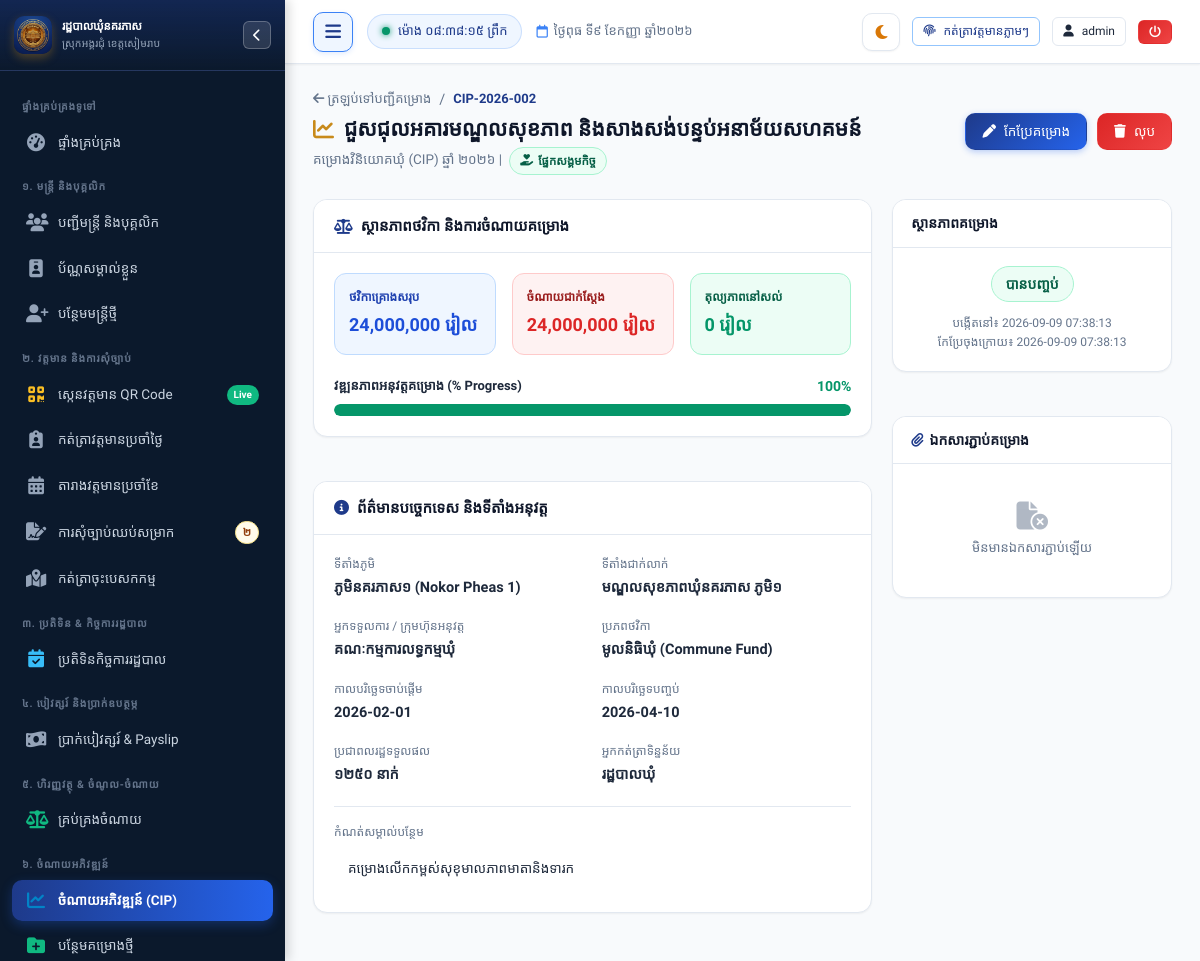
The page /development/2 (signed in) on the database its author committed.
### tables this page shows
CREATE TABLE development_projects (
        id INTEGER PRIMARY KEY AUTOINCREMENT,
        project_code TEXT UNIQUE NOT NULL,
        project_year INTEGER NOT NULL,
        sector TEXT NOT NULL, -- 'economic', 'social', 'natural_resources', 'admin_security'
        project_name TEXT NOT NULL,
        village_id INTEGER,
        target_location TEXT,
        planned_budget REAL DEFAULT 0,
        actual_expense REAL DEFAULT 0,
        funding_source TEXT DEFAULT 'commune_fund', -- 'commune_fund', 'community', 'partner_ngo', 'national_budget', 'other'
        contractor_agency TEXT,
        progress_percent INTEGER DEFAULT 0,
        status TEXT DEFAULT 'in_progress', -- 'planning', 'bidding', 'in_progress', 'completed', 'delayed'
        start_date TEXT,
        end_date TEXT,
        beneficiaries_count INTEGER DEFAULT 0,
        attachment TEXT,
        notes TEXT,
        created_by INTEGER,
        created_at TIMESTAMP DEFAULT CURRENT_TIMESTAMP,
        updated_at TIMESTAMP DEFAULT CURRENT_TIMESTAMP,
        FOREIGN KEY (village_id) REFERENCES villages (id) ON DELETE SET NULL,
        FOREIGN KEY (created_by) REFERENCES users (id) ON DELETE SET NULL
    );

CREATE TABLE villages (
        id INTEGER PRIMARY KEY AUTOINCREMENT,
        village_name_kh TEXT UNIQUE NOT NULL,
        village_name_en TEXT NOT NULL,
        total_population INTEGER DEFAULT 0,
        total_families INTEGER DEFAULT 0
    , female_population INTEGER DEFAULT 0);

### app.py (the view)
@app.route('/development/<int:project_id>')
@login_required
def development_detail(project_id):
    conn = get_db()
    cursor = conn.cursor()
    cursor.execute("""
        SELECT p.*, v.village_name_kh, v.village_name_en, u.full_name as creator_name
        FROM development_projects p
        LEFT JOIN villages v ON p.village_id = v.id
        LEFT JOIN users u ON p.created_by = u.id
        WHERE p.id = ?
    """, (project_id,))
    project = cursor.fetchone()
    if not project:
        flash("រកមិនឃើញគម្រោងអភិវឌ្ឍន៍ដែលលោកអ្នកស្នើសុំឡើយ!", "danger")
        return redirect(url_for("development_list"))
    return render_template("development/detail.html", project=project)

### app.py (called while the page is built, shortened)
@app.teardown_appcontext
def teardown_db(exception=None):
    close_db_connection(exception)

@app.after_request
def add_cache_headers(response):
    if request.path.startswith('/static/css') or request.path.startswith('/static/js'):
        response.headers['Cache-Control'] = 'no-cache, must-revalidate'
    elif request.path.startswith('/static') or request.path == '/favicon.ico':
        response.headers['Cache-Control'] = 'public, max-age=86400'
    return response

@app.before_request
def ensure_database_ready():
    if request.path.startswith('/static') or request.path == '/favicon.ico':
        return

@app.template_filter("kh_num")
def kh_num_filter(val):
    return to_khmer_num(val)

@app.template_filter("currency")
def currency_filter(val, curr="រៀល"):
    return format_currency(val, curr)

### database.py (called while the page is built, shortened)
def _raw_create_connection():
    conn = sqlite3.connect(DB_PATH)
    conn.row_factory = sqlite3.Row
    conn.execute("PRAGMA foreign_keys = ON")
    conn.execute("PRAGMA journal_mode = WAL")
    conn.execute("PRAGMA synchronous = NORMAL")
    conn.execute("PRAGMA cache_size = -64000")
    return SqliteConnectionWrapper(conn)

def get_db():
    global _DB_SCHEMA_INITIALIZED
    conn = None
    try:
        from flask import g, has_request_context
        if has_request_context():
            if not hasattr(g, 'db') or g.db is None:
                g.db = _raw_create_connection()
            conn = g.db
    except ImportError:
        pass
    if conn is None:
        conn = _raw_create_connection()
    if not _DB_SCHEMA_INITIALIZED:
        _DB_SCHEMA_INITIALIZED = True
        try:
            init_db(conn)
        except Exception as e:
            print(f"[Auto Schema Init Notice] {e}")
    return conn

def close_db_connection(e=None):
    try:
        from flask import g, has_request_context
        if has_request_context():
            db = getattr(g, 'db', None)
            if db is not None:
                g.db = None
                db._real_close()
    except ImportError:
        pass

    def cursor(self):
        return self._conn.cursor()

### utils/helpers.py (called while the page is built)
def format_currency(amount, currency="រៀល"):
    if amount is None:
        return "0 " + currency
    try:
        val = int(round(float(amount)))
        formatted = f"{val:,}"
        return f"{formatted} {currency}"
    except Exception:
        return f"{amount} {currency}"

### templates/development/detail.html (shortened to what this page needs)
{% extends "base.html" %}
{% block content %}
{% set sec = DEVELOPMENT_SECTORS.get(project.sector, {}) %}
{% set st = DEVELOPMENT_STATUSES.get(project.status, {}) %}
{% set fs = DEVELOPMENT_FUNDING_SOURCES.get(project.funding_source, {}) %}
<div class="page-header">
  <div class="page-header-title">
    <div style="display: flex; align-items: center; gap: 8px; margin-bottom: 4px;">
      <a href="{{ url_for('development_list', year=project.project_year, sector=project.sector) }}"
        style="text-decoration: none; color: var(--text-muted); font-size: 13px;">
        <i class="fa-solid fa-arrow-left"></i> ត្រឡប់ទៅបញ្ជីគម្រោង
      </a>
      <span style="color: var(--text-muted);">/</span>
      <span style="color: var(--primary); font-weight: 700; font-size: 13px;">{{ project.project_code }}</span>
    </div>
    <h1>
      <i class="fa-solid fa-chart-line text-gold"></i>
      <span>{{ project.project_name }}</span>
    </h1>
    <p>
      គម្រោងវិនិយោគឃុំ (CIP) ឆ្នាំ {{ project.project_year | kh_num }} |
      <span class="badge {{ sec.badge_class }}" style="margin-left: 4px;">
        <i class="{{ sec.icon }}"></i> {{ sec.title_kh }}
      </span>
    </p>
  </div>
  <div class="page-actions">
    {% if session.role in ['admin', 'clerk'] %}
    <a href="{{ url_for('development_edit', project_id=project.id) }}" class="btn btn-primary">
      <i class="fa-solid fa-pen"></i>
      <span>កែប្រែគម្រោង</span>
    </a>
    <form method="POST" action="{{ url_for('development_delete', project_id=project.id) }}" style="display: inline;"
      onsubmit="return confirm('តើលោកអ្នកពិតជាចង់លុបគម្រោង «{{ project.project_name|e }}» នេះមែនទេ?');">
      <button type="submit" class="btn btn-danger">
        <i class="fa-solid fa-trash"></i>
        <span>លុប</span>
      </button>
    </form>
    {% endif %}
  </div>
</div>
<div style="display: grid; grid-template-columns: 2fr 1fr; gap: 20px;">
  <div style="display: flex; flex-direction: column; gap: 20px;">
    <div class="card" style="border-radius: 14px; overflow: hidden; border: 1px solid var(--border-color); box-shadow: var(--shadow-sm);">
      <div class="card-header" style="background: var(--bg-card); border-bottom: 1px solid var(--border-color); padding: 16px 20px;">
        <h3 style="font-size: 15px; margin: 0; display: flex; align-items: center; gap: 8px;">
          <i class="fa-solid fa-scale-balanced" style="color: var(--primary);"></i>
          <span>ស្ថានភាពថវិកា និងការចំណាយគម្រោង</span>
        </h3>
      </div>
      <div class="card-body" style="padding: 20px;">
        <div style="display: grid; grid-template-columns: repeat(3, 1fr); gap: 16px; margin-bottom: 20px;">
          <div style="padding: 14px; background: #eff6ff; border-radius: 12px; border: 1px solid #bfdbfe;">
            <div style="font-size: 12px; font-weight: 600; color: #1e40af; margin-bottom: 4px;">ថវិកាគ្រោងសរុប</div>
            <div style="font-size: 18px; font-weight: 700; color: #1d4ed8;">
              {{ project.planned_budget | currency }}
            </div>
          </div>
          <div style="padding: 14px; background: #fef2f2; border-radius: 12px; border: 1px solid #fecaca;">
            <div style="font-size: 12px; font-weight: 600; color: #991b1b; margin-bottom: 4px;">ចំណាយជាក់ស្តែង</div>
            <div style="font-size: 18px; font-weight: 700; color: #dc2626;">
              {{ project.actual_expense | currency }}
            </div>
          </div>
          {% set remaining = (project.planned_budget or 0) - (project.actual_expense or 0) %}
          <div style="padding: 14px; background: {% if remaining >= 0 %}#ecfdf5{% else %}#fff7ed{% endif %}; border-radius: 12px; border: 1px solid {% if remaining >= 0 %}#a7f3d0{% else %}#fed7aa{% endif %};">
            <div style="font-size: 12px; font-weight: 600; color: {% if remaining >= 0 %}#065f46{% else %}#9a3412{% endif %}; margin-bottom: 4px;">
              តុល្យភាពនៅសល់
            </div>
            <div style="font-size: 18px; font-weight: 700; color: {% if remaining >= 0 %}#059669{% else %}#ea580c{% endif %};">
              {{ remaining | currency }}
            </div>
          </div>
        </div>
        <div style="margin-top: 10px;">
          <div style="display: flex; justify-content: space-between; align-items: center; margin-bottom: 6px;">
            <span style="font-weight: 600; font-size: 13px;">វឌ្ឍនភាពអនុវត្តគម្រោង (% Progress)</span>
            <span style="font-weight: 700; color: {% if (project.progress_percent or 0) >= 100 %}#059669{% else %}var(--primary){% endif %}; font-size: 14px;">
              {{ project.progress_percent or 0 | kh_num }}%
            </span>
          </div>
          <div style="width: 100%; height: 12px; background: rgba(148, 163, 184, 0.2); border-radius: 8px; overflow: hidden;">
            <div style="width: {{ project.progress_percent or 0 }}%; height: 100%; background: {% if (project.progress_percent or 0) >= 100 %}#059669{% elif (project.progress_percent or 0) >= 50 %}#0284c7{% else %}#f59e0b{% endif %}; border-radius: 8px;"></div>
          </div>
        </div>
      </div>
    </div>
    <div class="card" style="border-radius: 14px; overflow: hidden; border: 1px solid var(--border-color); box-shadow: var(--shadow-sm);">
      <div class="card-header" style="background: var(--bg-card); border-bottom: 1px solid var(--border-color); padding: 16px 20px;">
        <h3 style="font-size: 15px; margin: 0; display: flex; align-items: center; gap: 8px;">
          <i class="fa-solid fa-circle-info" style="color: var(--primary);"></i>
          <span>ព័ត៌មានបច្ចេកទេស និងទីតាំងអនុវត្ត</span>
        </h3>
      </div>
      <div class="card-body" style="padding: 20px;">
        <div style="display: grid; grid-template-columns: 1fr 1fr; gap: 18px;">
          <div>
            <div style="font-size: 12px; color: var(--text-muted); margin-bottom: 2px;">ទីតាំងភូមិ</div>
            <div style="font-weight: 600; font-size: 14.5px;">
              {% if project.village_name_kh %}
              ភូមិ{{ project.village_name_kh }} ({{ project.village_name_en }})
              {% else %}
              -
              {% endif %}
            </div>
          </div>
          <div>
            <div style="font-size: 12px; color: var(--text-muted); margin-bottom: 2px;">ទីតាំងជាក់លាក់</div>
            <div style="font-weight: 600; font-size: 14.5px;">
              {{ project.target_location or '-' }}
            </div>
          </div>
          <div>
            <div style="font-size: 12px; color: var(--text-muted); margin-bottom: 2px;">អ្នកទទួលការ / ក្រុមហ៊ុនអនុវត្ត</div>
            <div style="font-weight: 600; font-size: 14.5px;">
              {{ project.contractor_agency or '-' }}
            </div>
          </div>
          <div>
            <div style="font-size: 12px; color: var(--text-muted); margin-bottom: 2px;">ប្រភពថវិកា</div>
            <div style="font-weight: 600; font-size: 14.5px;">
              {{ fs.title_kh or project.funding_source }}
            </div>
          </div>
          <div>
            <div style="font-size: 12px; color: var(--text-muted); margin-bottom: 2px;">កាលបរិច្ឆេទចាប់ផ្តើម</div>
            <div style="font-weight: 600; font-size: 14.5px;">
              {{ project.start_date or '-' }}
            </div>
          </div>
          <div>
            <div style="font-size: 12px; color: var(--text-muted); margin-bottom: 2px;">កាលបរិច្ឆេទបញ្ចប់</div>
            <div style="font-weight: 600; font-size: 14.5px;">
              {{ project.end_date or '-' }}
            </div>
          </div>
          <div>
            <div style="font-size: 12px; color: var(--text-muted); margin-bottom: 2px;">ប្រជាពលរដ្ឋទទួលផល</div>
            <div style="font-weight: 600; font-size: 14.5px;">
              {% if project.beneficiaries_count %}
              {{ project.beneficiaries_count | kh_num }} នាក់
              {% else %}
              -
              {% endif %}
            </div>
          </div>
          <div>
            <div style="font-size: 12px; color: var(--text-muted); margin-bottom: 2px;">អ្នកកត់ត្រាទិន្នន័យ</div>
            <div style="font-weight: 600; font-size: 14.5px;">
              {{ project.creator_name or 'រដ្ឋបាលឃុំ' }}
            </div>
          </div>
        </div>
        {% if project.notes %}
        <div style="margin-top: 20px; padding-top: 16px; border-top: 1px solid var(--border-color);">
          <div style="font-size: 12px; color: var(--text-muted); margin-bottom: 4px;">កំណត់សម្គាល់បន្ថែម</div>
          <div style="font-size: 13.5px; line-height: 1.6; background: var(--bg-hover); padding: 12px 14px; border-radius: 8px;">
            {{ project.notes }}
          </div>
        </div>
        {% endif %}
      </div>
    </div>
  </div>
  <div style="display: flex; flex-direction: column; gap: 20px;">
    <div class="card" style="border-radius: 14px; overflow: hidden; border: 1px solid var(--border-color); box-shadow: var(--shadow-sm);">
      <div class="card-header" style="background: var(--bg-card); border-bottom: 1px solid var(--border-color); padding: 14px 18px;">
        <h3 style="font-size: 14px; margin: 0; font-weight: 700;">ស្ថានភាពគម្រោង</h3>
      </div>
      <div class="card-body" style="padding: 18px; text-align: center;">
        <div style="margin-bottom: 12px;">
          <span class="badge {{ st.badge_class }}" style="font-size: 14px; padding: 6px 14px;">
            {{ st.title_kh }}
          </span>
        </div>
        <div style="font-size: 12px; color: var(--text-muted);">
          បង្កើតនៅ៖ {{ project.created_at }}<br>
          កែប្រែចុងក្រោយ៖ {{ project.updated_at }}
        </div>
      </div>
    </div>
    <div class="card" style="border-radius: 14px; overflow: hidden; border: 1px solid var(--border-color); box-shadow: var(--shadow-sm);">
      <div class="card-header" style="background: var(--bg-card); border-bottom: 1px solid var(--border-color); padding: 14px 18px;">
        <h3 style="font-size: 14px; margin: 0; font-weight: 700; display: flex; align-items: center; gap: 6px;">
          <i class="fa-solid fa-paperclip" style="color: var(--primary);"></i>
          <span>ឯកសារភ្ជាប់គម្រោង</span>
        </h3>
      </div>
      <div class="card-body" style="padding: 18px; text-align: center;">
        {% if project.attachment %}
          <div style="margin-bottom: 14px;">
            <i class="fa-solid fa-file-pdf" style="font-size: 38px; color: #dc2626;"></i>
            <div style="font-size: 12.5px; font-weight: 600; margin-top: 6px; word-break: break-all;">
              {{ project.attachment }}
            </div>
          </div>
          <a href="{{ url_for('static', filename='uploads/' + project.attachment) }}" target="_blank" class="btn btn-outline" style="width: 100%;">
            <i class="fa-solid fa-arrow-up-right-from-square"></i>
            <span>បើកមើលឯកសារ</span>
          </a>
        {% else %}
          <div style="padding: 20px 0; color: var(--text-muted); font-size: 13px;">
            <i class="fa-solid fa-file-circle-xmark" style="font-size: 28px; margin-bottom: 8px; opacity: 0.5;"></i>
            <div>មិនមានឯកសារភ្ជាប់ឡើយ</div>
          </div>
        {% endif %}
      </div>
    </div>
  </div>
</div>
{% endblock %}

### rows shown on the page
development_projects: project_code "CIP-2026-002", project_name "ជួសជុលអគារមណ្ឌលសុខភាព និងសាងសង់បន្ទប់អនាម័យសហគមន៍", project_year|kh_num "២០២៦", planned_budget "24,000,000 រៀល", actual_expense "24,000,000 រៀល", progress_percent "100", target_location "មណ្ឌលសុខភាពឃុំនគរភាស ភូមិ១", contractor_agency "គណៈកម្មការលទ្ធកម្មឃុំ", start_date "2026-02-01", end_date "2026-04-10", beneficiaries_count|kh_num "១២៥០", notes "គម្រោងលើកកម្ពស់សុខុមាលភាពមាតានិងទារក", created_at "2026-09-09 07:38:13", updated_at "2026-09-09 07:38:13"
villages: village_name_kh "នគរភាស១", village_name_en "Nokor Pheas 1"

### other values the page prints
{{ pending_leaves_count | kh_num }} "២"
{{ today_khmer }} "ថ្ងៃពុធ ទី៩ ខែកញ្ញា ឆ្នាំ២០២៦"
{{ session.username }} "admin"
{{ sec.title_kh }} "ផ្នែកសង្គមកិច្ច"
{{ remaining | currency }} "0 រៀល"
{{ fs.title_kh or project.funding_source }} "មូលនិធិឃុំ (Commune Fund)"
{{ project.creator_name or 'រដ្ឋបាលឃុំ' }} "រដ្ឋបាលឃុំ"
{{ st.title_kh }} "បានបញ្ចប់"
